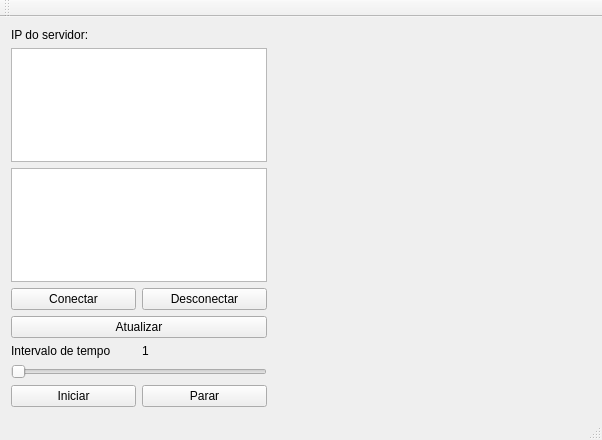
<?xml version="1.0" encoding="UTF-8"?>
<ui version="4.0">
 <class>MainWindow</class>
 <widget class="QMainWindow" name="MainWindow">
  <property name="geometry">
   <rect>
    <x>0</x>
    <y>0</y>
    <width>602</width>
    <height>440</height>
   </rect>
  </property>
  <property name="windowTitle">
   <string>MainWindow</string>
  </property>
  <widget class="QWidget" name="centralWidget">
   <layout class="QFormLayout" name="formLayout">
    <item row="0" column="0">
     <layout class="QVBoxLayout" name="verticalLayout_7">
      <item>
       <layout class="QVBoxLayout" name="verticalLayout_6">
        <item>
         <layout class="QVBoxLayout" name="verticalLayout_5">
          <item>
           <layout class="QVBoxLayout" name="verticalLayout_4">
            <item>
             <layout class="QVBoxLayout" name="verticalLayout_3">
              <item>
               <layout class="QVBoxLayout" name="verticalLayout_2">
                <item>
                 <layout class="QVBoxLayout" name="verticalLayout">
                  <item>
                   <widget class="QLabel" name="label">
                    <property name="text">
                     <string>IP do servidor:</string>
                    </property>
                   </widget>
                  </item>
                 </layout>
                </item>
                <item>
                 <widget class="QTextEdit" name="textEditIP"/>
                </item>
                <item>
                 <widget class="QListView" name="listView"/>
                </item>
                <item>
                 <layout class="QHBoxLayout" name="horizontalLayout">
                  <item>
                   <widget class="QPushButton" name="pushButtonConectar">
                    <property name="text">
                     <string>Conectar</string>
                    </property>
                   </widget>
                  </item>
                  <item>
                   <widget class="QPushButton" name="pushButtonDesconectar">
                    <property name="text">
                     <string>Desconectar</string>
                    </property>
                   </widget>
                  </item>
                 </layout>
                </item>
               </layout>
              </item>
             </layout>
            </item>
            <item>
             <widget class="QPushButton" name="pushButtonAtualizar">
              <property name="text">
               <string>Atualizar</string>
              </property>
             </widget>
            </item>
           </layout>
          </item>
          <item>
           <layout class="QHBoxLayout" name="horizontalLayout_2">
            <item>
             <widget class="QLabel" name="label_2">
              <property name="text">
               <string>Intervalo de tempo</string>
              </property>
             </widget>
            </item>
            <item>
             <widget class="QLabel" name="label_3">
              <property name="layoutDirection">
               <enum>Qt::LeftToRight</enum>
              </property>
              <property name="text">
               <string>1</string>
              </property>
             </widget>
            </item>
           </layout>
          </item>
         </layout>
        </item>
        <item>
         <widget class="QSlider" name="horizontalSliderConsumidor">
          <property name="minimum">
           <number>1</number>
          </property>
          <property name="orientation">
           <enum>Qt::Horizontal</enum>
          </property>
         </widget>
        </item>
       </layout>
      </item>
      <item>
       <layout class="QHBoxLayout" name="horizontalLayout_3">
        <item>
         <widget class="QPushButton" name="pushButtonIniciar">
          <property name="text">
           <string>Iniciar</string>
          </property>
         </widget>
        </item>
        <item>
         <widget class="QPushButton" name="pushButtonParar">
          <property name="text">
           <string>Parar</string>
          </property>
         </widget>
        </item>
       </layout>
      </item>
     </layout>
    </item>
    <item row="0" column="1">
     <widget class="Grafico" name="grafico" native="true"/>
    </item>
   </layout>
  </widget>
  <widget class="QMenuBar" name="menuBar">
   <property name="geometry">
    <rect>
     <x>0</x>
     <y>0</y>
     <width>602</width>
     <height>21</height>
    </rect>
   </property>
  </widget>
  <widget class="QToolBar" name="mainToolBar">
   <attribute name="toolBarArea">
    <enum>TopToolBarArea</enum>
   </attribute>
   <attribute name="toolBarBreak">
    <bool>false</bool>
   </attribute>
  </widget>
  <widget class="QStatusBar" name="statusBar"/>
 </widget>
 <layoutdefault spacing="6" margin="11"/>
 <customwidgets>
  <customwidget>
   <class>Grafico</class>
   <extends>QWidget</extends>
   <header>grafico.h</header>
   <container>1</container>
  </customwidget>
 </customwidgets>
 <resources/>
 <connections>
  <connection>
   <sender>horizontalSliderConsumidor</sender>
   <signal>sliderMoved(int)</signal>
   <receiver>label_3</receiver>
   <slot>setNum(int)</slot>
   <hints>
    <hint type="sourcelabel">
     <x>135</x>
     <y>371</y>
    </hint>
    <hint type="destinationlabel">
     <x>272</x>
     <y>347</y>
    </hint>
   </hints>
  </connection>
  <connection>
   <sender>pushButtonConectar</sender>
   <signal>clicked()</signal>
   <receiver>MainWindow</receiver>
   <slot>conectar()</slot>
   <hints>
    <hint type="sourcelabel">
     <x>125</x>
     <y>294</y>
    </hint>
    <hint type="destinationlabel">
     <x>278</x>
     <y>254</y>
    </hint>
   </hints>
  </connection>
  <connection>
   <sender>pushButtonDesconectar</sender>
   <signal>clicked()</signal>
   <receiver>MainWindow</receiver>
   <slot>desconectar()</slot>
   <hints>
    <hint type="sourcelabel">
     <x>269</x>
     <y>294</y>
    </hint>
    <hint type="destinationlabel">
     <x>279</x>
     <y>289</y>
    </hint>
   </hints>
  </connection>
  <connection>
   <sender>pushButtonParar</sender>
   <signal>clicked()</signal>
   <receiver>MainWindow</receiver>
   <slot>parar()</slot>
   <hints>
    <hint type="sourcelabel">
     <x>236</x>
     <y>394</y>
    </hint>
    <hint type="destinationlabel">
     <x>262</x>
     <y>417</y>
    </hint>
   </hints>
  </connection>
  <connection>
   <sender>pushButtonIniciar</sender>
   <signal>clicked()</signal>
   <receiver>MainWindow</receiver>
   <slot>iniciar()</slot>
   <hints>
    <hint type="sourcelabel">
     <x>74</x>
     <y>399</y>
    </hint>
    <hint type="destinationlabel">
     <x>107</x>
     <y>417</y>
    </hint>
   </hints>
  </connection>
 </connections>
 <slots>
  <slot>conectar()</slot>
  <slot>desconectar()</slot>
  <slot>parar()</slot>
  <slot>iniciar()</slot>
 </slots>
</ui>
